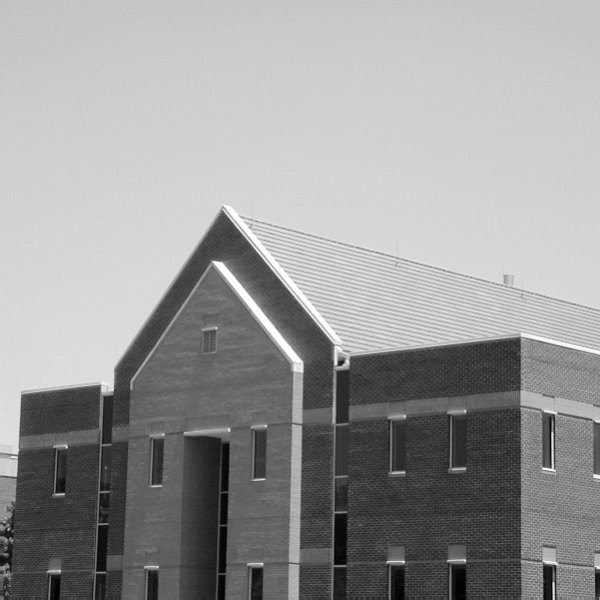
#> input picture Work_9__Fourier_Transform__/Fig0409(a).tif, 600 x 600 px, found by its file name
$ jupyter execute Notebook.ipynb
#> lines starting #> are read from the running program, lines starting #| are printed output that depends on the picture; after the words box and inside, x2 and y2 are one past the last pixel; in counts of white or black regions, pixels touching at a corner belong together
<a href="https://colab.research.google.com/github/MiguelAngel-ht/Image_Processing_/blob/main/Work_9__Fourier_Transform__/Notebook.ipynb" target="_parent"></a>

[cell 1]
# LIBRARIES
import numpy as np
import matplotlib.pyplot as plt
import cv2 as cv

[cell 2]
# READ AND SHOW IMAGE 1
img = cv.imread('/content/Fig0409(a).tif', 0)
#> img is the input picture: shape (600, 600); min 0, max 255, mean 152.9
plt.imshow(img, 'gray')
plt.show()

[cell 3]
# INVERSE FAST FOURIER TRANSFORM
def ifft2(A, B):
  return np.fft.ifft2(A * np.exp(1j*B))

# FUNCTION TO PLOT IMAGE AND SAVE PNG
def plot_img(img, title, name, min, max):

  plt.title(title)
  if min == max:
    plt.imshow(img, 'gray')
  else:
    plt.imshow(img, 'gray', vmin=min, vmax=max)
  cv.imwrite('/content/Results/'+name+'.png', img)

  plt.show()

[cell 4]
# FAST FOURIER TRANSFORMATION, MAGNITUDE AND ANGLE (PHASE)
fft_img = np.fft.fft2(img)
mag_fft_img = abs(fft_img)
phase_fft_img = np.angle(fft_img)
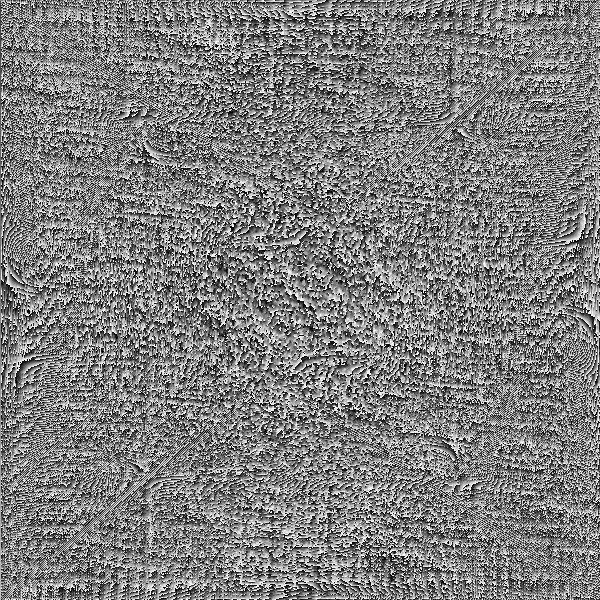
#> phase_fft_img: shape (600, 600) float64; min -3.14, max 3.14, mean 8.73e-06; drawn with min black and max white

[cell 5]
# CREATING IMAGE 2 COLOR BLACK WITH A WHITE RECTANGLE IN THE CENTER
img2 = np.zeros(np.shape(img))
x = np.shape(img)[0] // 2
#> x = 300
y = np.shape(img)[1] // 2
#> y = 300
img2[x - 100:x + 101,y - 25:y + 26] = 255

[cell 6]
# SHOW IMAGE 2
plot_img(img2, 'Image 2', 'img2', 0, 0)
#> in plot_img, `cv.imwrite('/content/Results/'+name+'.png', img)`:
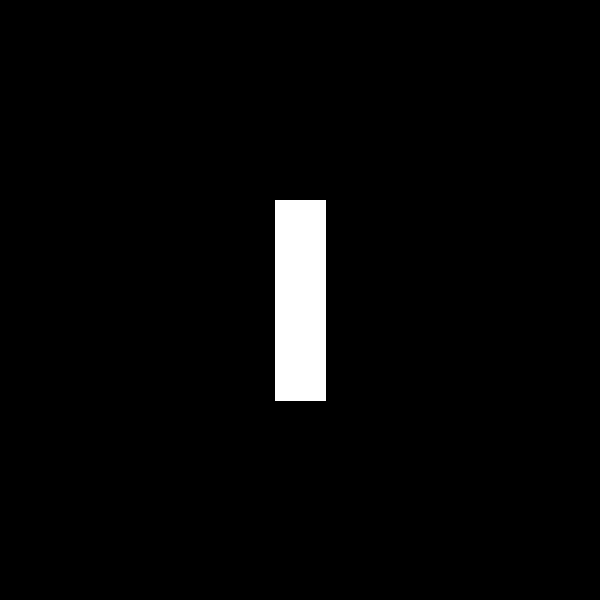
#> saved as img2.png: shape (600, 600); 2.8% white; 1 white region, box (x1, y1, x2, y2) and area: (275, 200, 326, 401) 10251

[cell 7]
# FAST FOURIER TRANSFORM TO IMAGE 2, MAGNITUD AND PHASE
fft_img2 = np.fft.fft2(img2)
mag_fft_img2 = abs(fft_img2)
phase_fft_img2 = np.angle(fft_img2)

[cell 8]
# MATRIX OF ONES VALUES AND OTHER WITH PI/2 VALUES
mag_ones = np.ones(np.shape(img2))
pi_half = (np.pi/2) * mag_ones

[cell 9]
# MAG_IMG2 WITH PHASE_IMG1
ifft2_img2_img1 = ifft2(mag_fft_img2, phase_fft_img)
plot_img(ifft2_img2_img1.real,'MAGNITUD Img2 PHASE Img1', 'plot1',0,0)
#> call 2 of plot_img, with title = 'MAGNITUD Img2 PHASE Img1', name = 'plot1', min = 0, max = 0
#> in plot_img (call 2), `cv.imwrite('/content/Results/'+name+'.png', img)`:
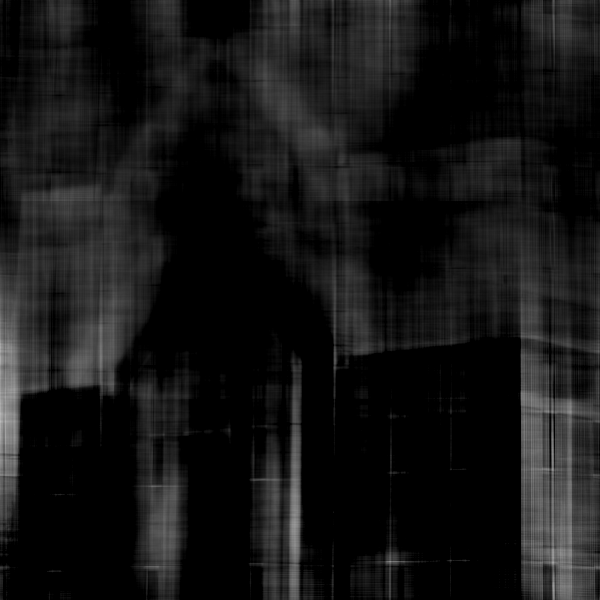
#> saved as plot1.png: shape (600, 600); min 0, max 188, mean 20.7
#> in plot_img (call 2), `plt.show()`:
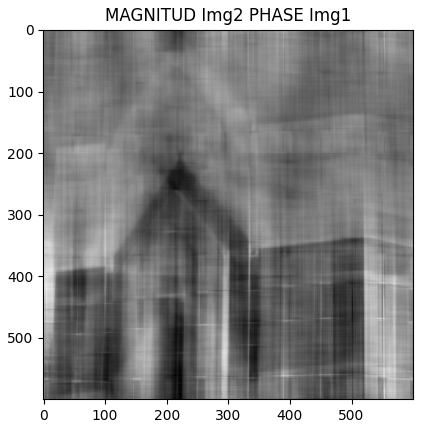
#> figure drawn by matplotlib, 1 panel

[cell 10]
# MAG_IMG1 WITH PHASE_IMG2

ifft2_img1_img2 = ifft2(mag_fft_img, phase_fft_img2)
plot_img(ifft2_img1_img2.real,'MAGNITUD Img1 PHASE Img2', 'plot2', 0, 0)
#> call 3 of plot_img, with title = 'MAGNITUD Img1 PHASE Img2', name = 'plot2', min = 0, max = 0
#> in plot_img (call 3), `cv.imwrite('/content/Results/'+name+'.png', img)`:
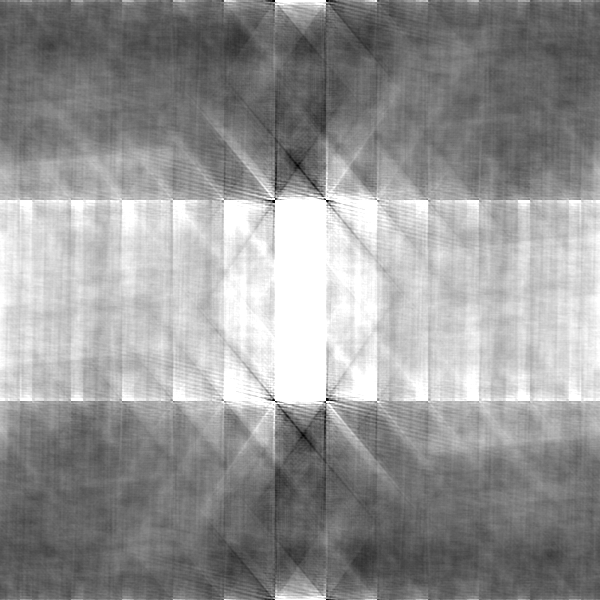
#> saved as plot2.png: shape (600, 600); min 0, max 255, mean 149.2
#> in plot_img (call 3), `plt.show()`:
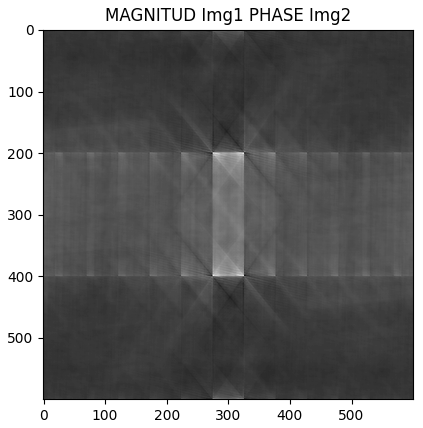
#> figure drawn by matplotlib, 1 panel

[cell 11]
# MAG_ONES WITH PHASE_IMG1

ifft2_ones_img1 = ifft2(mag_ones, phase_fft_img)
#> mag_ones: shape (600, 600) float64; every value is 1
plot_img(ifft2_ones_img1.real,'MAGNITUD ones PHASE Img1', 'plot3', 0, 0.01)

[cell 12]
# MAG_ONES WITH PHASE_IMG2

ifft2_ones_img2 = ifft2(mag_ones, phase_fft_img2)
plot_img(ifft2_ones_img2.real,'MAGNITUD Ones PHASE Img2', 'plot4', 0, 0.005)

[cell 13]
# MAG_IMG2 WITH PHASE_PIHALF

ifft2_img2_pi = ifft2(mag_fft_img2, pi_half)
plot_img(abs(ifft2_img2_pi), 'MAGNITUD Img2 PHASE Pi/2', 'plot5', 0, 255)
#> in plot_img (call 6), `cv.imwrite('/content/Results/'+name+'.png', img)`:
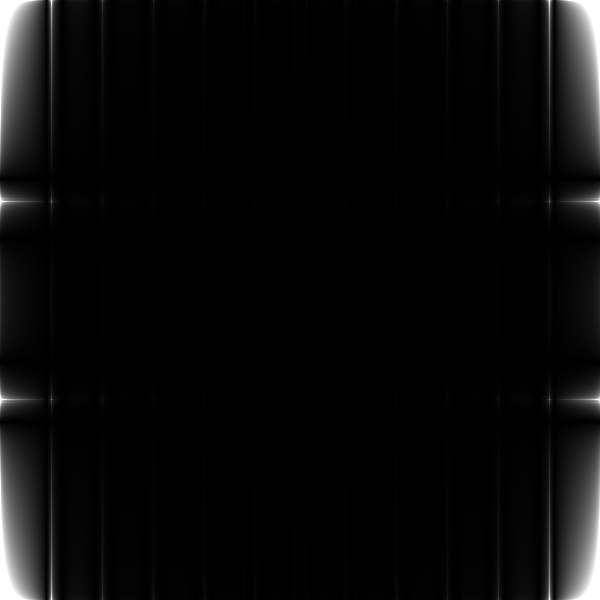
#> saved as plot5.png: shape (600, 600); min 0, max 255, mean 9.7
#> in plot_img (call 6), `plt.show()`:
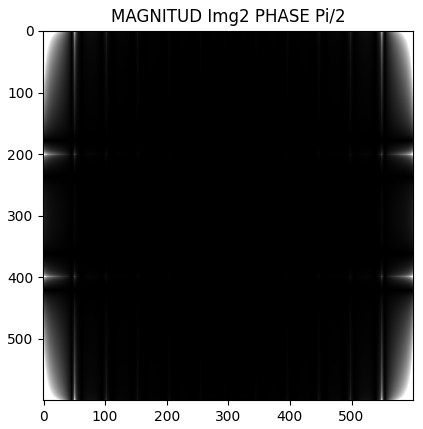
#> figure drawn by matplotlib, 1 panel

[cell 14]
# MAG_IMG1 WITH PHASE_PIHALF

ifft2_img1_pi = ifft2(mag_fft_img, pi_half)
plot_img(abs(ifft2_img1_pi),'MAGNITUD Img1 PHASE Pi/2', 'plot6', 0, 255)
#> in plot_img (call 7), `cv.imwrite('/content/Results/'+name+'.png', img)`:
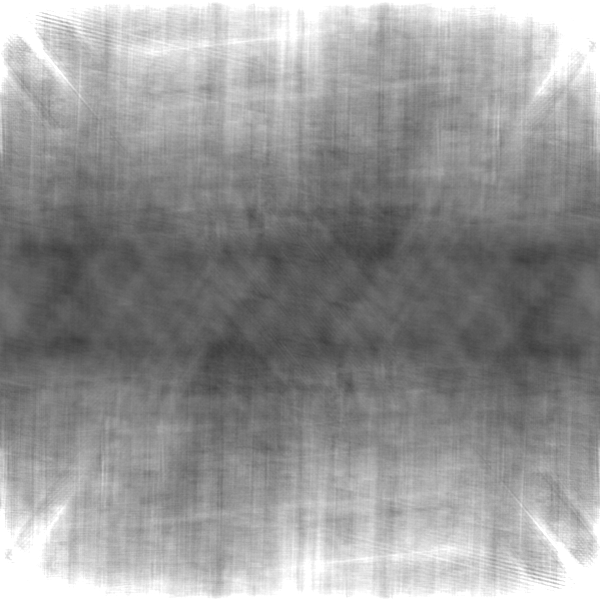
#> saved as plot6.png: shape (600, 600); min 62, max 255, mean 149.2
#> in plot_img (call 7), `plt.show()`:
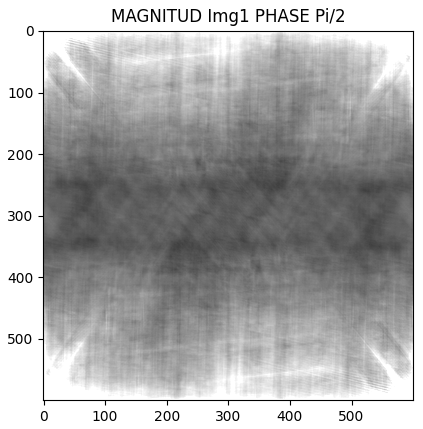
#> figure drawn by matplotlib, 1 panel
